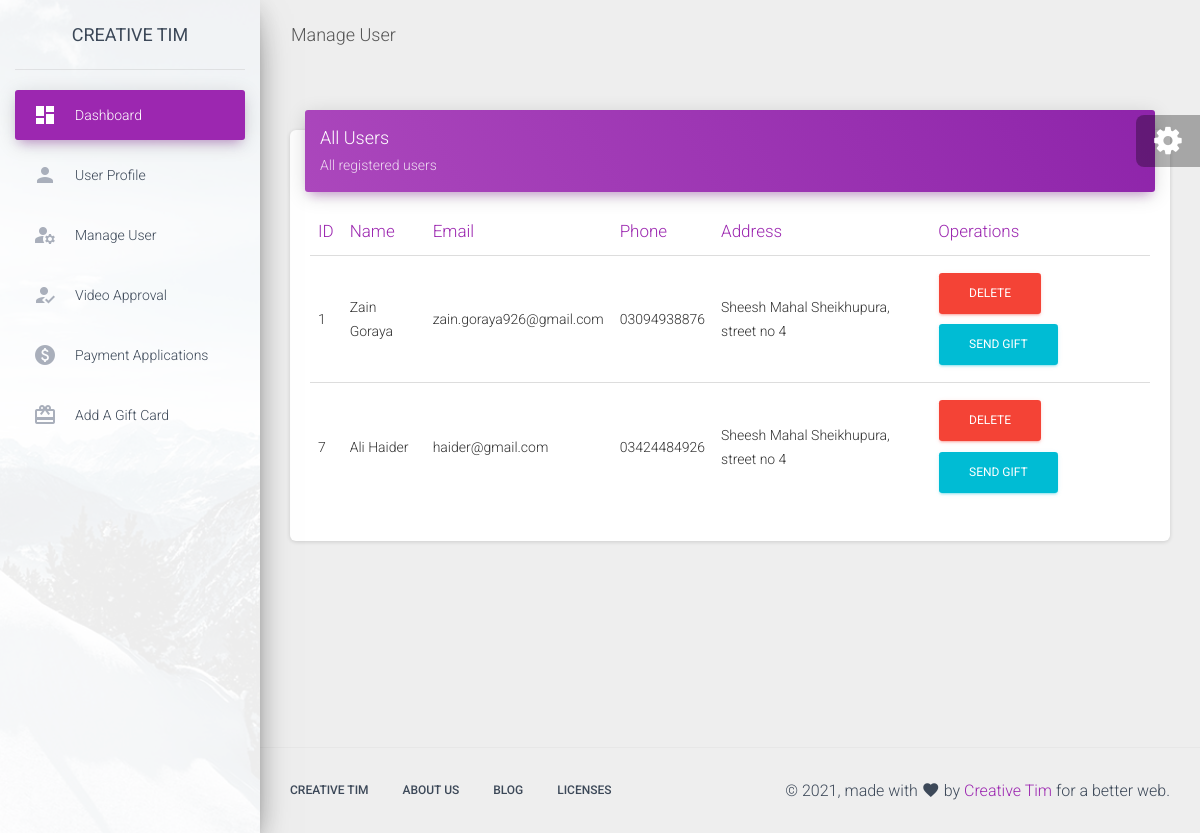
/admin-pannel/tables.php (signed in), run on the app's committed database.
### tables this page shows
CREATE TABLE `user` (
  `id` int(11) NOT NULL,
  `first_name` varchar(255) NOT NULL,
  `last_name` varchar(255) NOT NULL,
  `phone` varchar(255) NOT NULL,
  `email` varchar(255) NOT NULL,
  `pass` varchar(255) NOT NULL,
  `address` varchar(255) NOT NULL,
  `facebook` varchar(255) DEFAULT NULL,
  `instagram` varchar(255) DEFAULT NULL,
  `twitter` varchar(255) DEFAULT NULL,
  `github` varchar(255) DEFAULT NULL,
  `website` varchar(255) DEFAULT NULL,
  `course` varchar(255) NOT NULL,
  `img` varchar(255) NOT NULL,
  `point` varchar(255) DEFAULT NULL
);

### admin-pannel/tables.php (the view, shortened to what this page needs)
<!DOCTYPE html>
<html lang="en">
<head>
  <link rel="stylesheet" href="https://maxcdn.bootstrapcdn.com/font-awesome/latest/css/font-awesome.min.css">
  <link href="assets/css/material-dashboard.css?v=2.1.2" rel="stylesheet" />
  <link href="assets/demo/demo.css" rel="stylesheet" />
</head>
<body class="">
  <div class="wrapper ">
    <div class="sidebar" data-color="purple" data-background-color="white" data-image="assets/img/sidebar-1.jpg">
      <div class="logo"><a href="http://www.creative-tim.com" class="simple-text logo-normal">
          Creative Tim
        </a></div>
      <?php require_once('inc/sidebar.php') ?>
    </div>
    <div class="main-panel">
      <nav class="navbar navbar-expand-lg navbar-transparent navbar-absolute fixed-top ">
        <div class="container-fluid">
          <div class="navbar-wrapper">
            <a class="navbar-brand" href="javascript:;">Manage User</a>
          </div>
        </div>
      </nav>
      <div class="content">
        <div class="container-fluid">
          <div class="row">
            <div class="col-md-12">
              <div class="card">
                <div class="card-header card-header-primary">
                  <h4 class="card-title ">All Users</h4>
                  <p class="card-category">All registered users</p>
                </div>
                <div class="card-body">
                  <div class="table-responsive">
                    <table class="table">
                      <thead class=" text-primary">
                        <th>
                          ID
                        </th>
                        <th>
                          Name
                        </th>
                        <th>
                          Email
                        </th>
                        <th>
                          Phone
                        </th>
                        <th>
                          Address
                        </th>
                        <th>
                          Operations
                        </th>
                      </thead>
                      <tbody>
                        <?php
                        require_once('conn.php');
                        $sql = mysqli_query($con, "SELECT * FROM user");
                        if (mysqli_num_rows($sql) > 0) {
                          while($row = mysqli_fetch_array($sql)){
                        ?>
                          <tr>
                            <td>
                             <?php echo $row['id'];?>
                            </td>
                            <td>
                            <?php echo $row['first_name'];?> <?php echo $row['last_name'];?>
                            </td>
                            <td>
                            <?php echo $row['email'];?>
                            </td>
                            <td>
                            <?php echo $row['phone'];?>
                            </td>
                            <td>
                            <?php echo $row['address'];?>
                            </td>
                            <td>
                              <a href="delete.php?user_id=<?php echo $row['id']?>" class="btn btn-danger">Delete</a>
                              <a href="send_gift.php?user_id=<?php echo $row['id']?>" class="btn btn-info">Send Gift</a>
                            </td>
                          </tr>
                          <?php }
                        }?>
                      </tbody>
                    </table>
                  </div>
                </div>
              </div>
            </div>
          </div>
        </div>
      </div>
      <footer class="footer">
        <div class="container-fluid">
          <nav class="float-left">
            <ul>
              <li>
                <a href="https://www.creative-tim.com">
                  Creative Tim
                </a>
              </li>
              <li>
                <a href="https://creative-tim.com/presentation">
                  About Us
                </a>
              </li>
              <li>
                <a href="http://blog.creative-tim.com">
                  Blog
                </a>
              </li>
              <li>
                <a href="https://www.creative-tim.com/license">
                  Licenses
                </a>
              </li>
            </ul>
          </nav>
          <div class="copyright float-right">
            &copy;
            , made with <i class="material-icons">favorite</i> by
            <a href="https://www.creative-tim.com" target="_blank">Creative Tim</a> for a better web.
          </div>
        </div>
      </footer>
    </div>
  </div>
  <div class="fixed-plugin">
    <div class="dropdown show-dropdown">
      <a href="#" data-toggle="dropdown">
        <i class="fa fa-cog fa-2x"> </i>
      </a>
    </div>
  </div>
</body>
</html>

### data on the page
user: id "1", first_name "Zain", last_name "Goraya", email "zain.goraya926@gmail.com", phone "03094938876", address "Sheesh Mahal Sheikhupura, street no 4"
user: id "7", first_name "Ali", last_name "Haider", email "haider@gmail.com", phone "03424484926", address "Sheesh Mahal Sheikhupura, street no 4"
